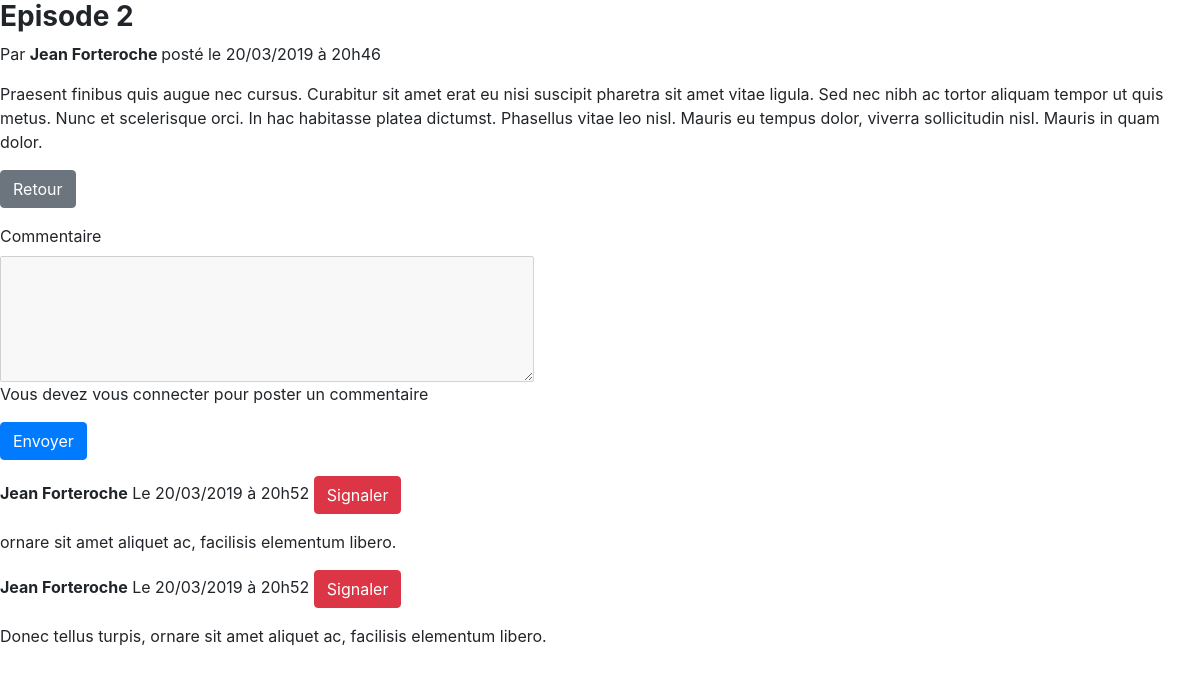
Before: /index.php?action=displayPost&postId=2 with the older database file.
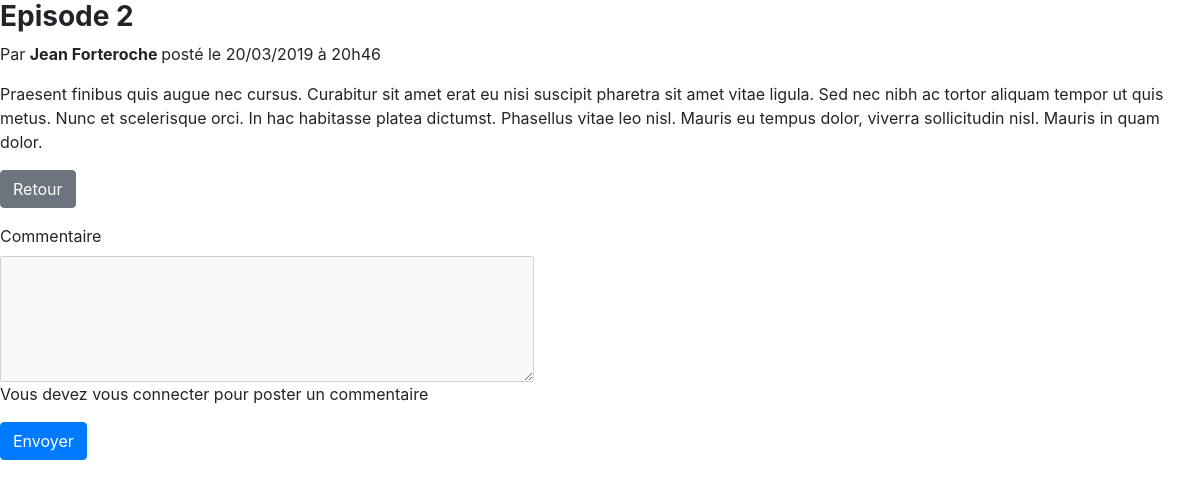
After: the same page with the newer database file.
### tables this page shows
CREATE TABLE IF NOT EXISTS `posts` (
  `id` int(11) NOT NULL AUTO_INCREMENT,
  `title` varchar(255) NOT NULL,
  `content` text NOT NULL,
  `post_date` datetime NOT NULL,
  PRIMARY KEY (`id`)
);

CREATE TABLE IF NOT EXISTS `comments` (
  `id` int(11) NOT NULL AUTO_INCREMENT,
  `post_id` int(11) NOT NULL,
  `author` varchar(255) NOT NULL,
  `content` varchar(255) NOT NULL,
  `report` int(11) DEFAULT '0',
  `comment_date` datetime NOT NULL,
  PRIMARY KEY (`id`)
);

### model/PostsManager.php (called while the page is built, shortened)
<?php
class PostsManager extends Manager
{
    public function getPost($postId) {
        $db = $this->dbConnect();
        $q = $db->prepare
        ('SELECT id, title, content, DATE_FORMAT(post_date, \'%d/%m/%Y à %Hh%i\') AS post_date_fr FROM posts WHERE id = ?');
        $q->execute(array($postId));
        $post = $q->fetch();
        return $post;
    }
}

### model/CommentsManager.php (called while the page is built, shortened)
<?php
class CommentsManager extends Manager
{
    public function getListComments($postId)
    {
        $db = $this->dbconnect();
        $q = $db->prepare
        ('SELECT comments.id, comments.author, comments.content, comments.post_id, posts.title,
        DATE_FORMAT(comment_date, \'%d/%m/%Y à %Hh%i\')
        AS comment_date_fr
        FROM comments
        LEFT JOIN posts
        ON comments.post_id = posts.id
        WHERE post_id = ?
        ORDER BY comment_date DESC');
        $q->execute(array($postId));
        $comments = $q->fetchAll();
        return $comments;
    }
}

### view/postView.php (the view, shortened to what this page needs)
<div>
    <h3>
        <strong>
            <?=$post['title']?></strong>
    </h3>
    <p>Par
        <strong> Jean Forteroche </strong> posté le
        <?=$post['post_date_fr']?>
    </p>
    <p>
        <?=$post['content']?>
    </p>
    <p><a href="index.php" class="btn btn-secondary">Retour</a></p>
</div>
<form action="index.php?action=postComment&amp;postId=<?=$post['id']?>" method="post">
    <?php if (isset($_SESSION['login'])): ?>
        <div>
            <label for="comment">Commentaire</label><br />
            <textarea id="comment" name="comment" cols="50" rows="5" required></textarea>
        </div>
    <?php else: ?>
        <div>
            <label for="comment">Commentaire</label><br />
            <textarea id="comment" name="comment" cols="50" rows="5" disabled></textarea>
        </div>
        <p>Vous devez vous connecter pour poster un commentaire</p>
    <?php endif; ?>
        <div>
            <input type="submit" value="Envoyer" class="btn btn-primary" />
        </div>
</form>
<?php $i = 0; ?>
<?php foreach ($postComments as $comment): ?>
    <p>
        <strong>
            <?= htmlspecialchars($comment['author']);?></strong>
        Le
        <?= htmlspecialchars($comment['comment_date_fr']);?>
        <a href="index.php?action=reportComment&postId=<?= $comment['post_id'] ?>&commentId=<?= $comment['id'] ?>" class="btn btn-danger" id="comment<?= $i++; ?>">Signaler</a>
    </p>
    <p>
        <?= htmlspecialchars($comment['content']);?>
    </p>
<?php endforeach;?>
<?php $content = ob_get_clean();
require 'template.php';?>

### index.php (shortened to what this page needs)
<?php
require 'controller/PostsController.php';
if (isset($_GET['action'])) {
    $postsController = new PostsController();
    switch ($_GET['action']) {
        case 'displayPost':
            $postsController->displayPost();
            break;
    }
} else {
    $postsController = new PostsController();
    $postsController->listPosts();
}

### controller/PostsController.php (shortened to what this page needs)
<?php
require_once 'model/PostsManager.php';
require_once 'model/CommentsManager.php';
class PostsController
{
    public function displayPost()
    {
        if (isset($_GET['postId']) && $_GET['postId'] > 0) {
            $postsManager = new PostsManager();
            $commentsManager = new CommentsManager();
            $post = $postsManager->getPost($_GET['postId']);
            $postComments = $commentsManager->getListComments($_GET['postId']);
            if (empty($post)) {
                header('Location: index.php');
                exit;
            } else {
                require 'view/postView.php';
            }
        } else {
            header('Location: index.php');
            exit;
        }
    }
}

### view/template.php (shortened to what this page needs)
<html lang="fr">
<head>
    <link rel="stylesheet" href="https://stackpath.bootstrapcdn.com/bootstrap/4.3.1/css/bootstrap.min.css"
>
</head>
<body>
    <?=$content?>
</body>
</html>

Changed rows visible on the page:
removed comments: author "Jean Forteroche", comment_date_fr "20/03/2019 à 20h52", content "ornare sit amet aliquet ac, facilisis elementum libero."
removed comments: author "Jean Forteroche", comment_date_fr "20/03/2019 à 20h52", content "Donec tellus turpis, ornare sit amet aliquet ac, facilisis elementum libero."
